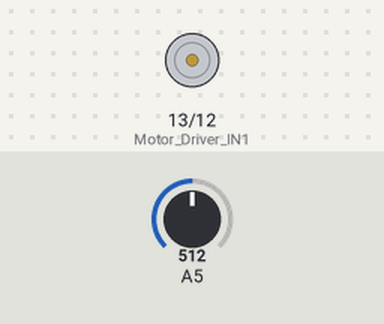
This sketch was run on a simulated Arduino Uno, built with avr-gcc and run on an emulated ATmega328P. On the bench: motor-driver pin pairs drawn as motors (green arrow = first pin HIGH = forward, orange = second pin HIGH = backward, longer = more drive). The inputs (shaded band) are chosen by the test bench; at power-on: A5 = 512. What the sketch prints to the serial monitor is not drawn.

Above: at 1.8 s.
1.9 s: A5 set to 851
4.5 s: A5 set to 880
At 5.7 s:
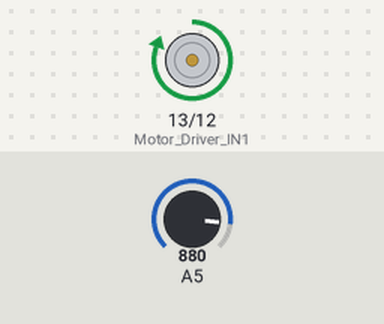
6.5 s: A5 set to 716
At 7.3 s:
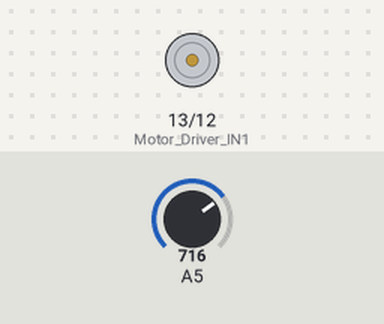
8.5 s: A5 set to 900
At 10.1 s:
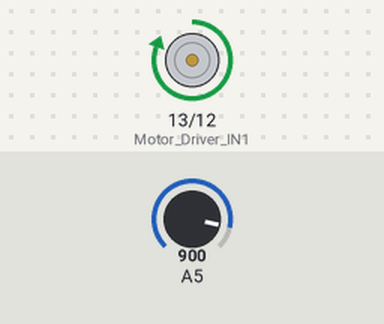
Timing chart, 0 to 11.5 s (numbered marks = the images above; inputs shaded):
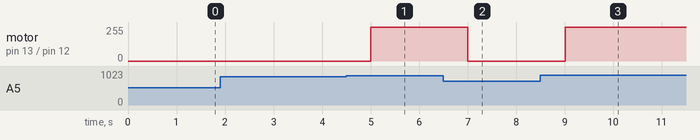

The sketch:

moisture_wheat.ino
```cpp
int soilMoistureValue = 0;
int percentage = 0;

void setup() {
  pinMode(12, OUTPUT);   // Motor Driver IN2
  pinMode(13, OUTPUT);   // Motor Driver IN1
  Serial.begin(9600);    // Serial for monitoring
}

void loop() {
  // Read raw value from moisture sensor
  soilMoistureValue = analogRead(A5);

  // Convert sensor value into percentage (100 = wet, 0 = dry)
  percentage = map(soilMoistureValue, 490, 1023, 100, 0);

  Serial.print("Soil Moisture (%): ");
  Serial.println(percentage);

  // Wheat-specific moisture thresholds
  if (percentage < 15) {
    Serial.println("Extremely Dry (<15%) - Pump ON");
    digitalWrite(13, HIGH);  // Pump ON
    digitalWrite(12, LOW);
  }
  else if (percentage >= 15 && percentage < 30) {
    Serial.println("Dry (15–30%) - Pump ON");
    digitalWrite(13, HIGH);  // Pump ON
    digitalWrite(12, LOW);
  }
  else if (percentage >= 30 && percentage <= 50) {
    Serial.println("Optimal (30–50%) - Pump OFF");
    digitalWrite(13, LOW);   // Pump OFF
    digitalWrite(12, LOW);
  }
  else if (percentage > 50) {
    Serial.println("Too Wet (>50%) - Pump OFF");
    digitalWrite(13, LOW);   // Pump OFF
    digitalWrite(12, LOW);
  }

  delay(1000); // Repeat every 1 second
}
```

Measured:
- the behaviour switches between 868 and 869 on A5 (found by bisection; images 0 and 1)
- after the input at 1.9 s, every drawn part: stays the same
- after the input at 4.5 s, motor on pin 13 (Motor_Driver_IN1) / pin 12 (Motor_Driver_IN2): stopped → forward 255/255 after 0.50 s
- after the input at 6.5 s, motor on pin 13 (Motor_Driver_IN1) / pin 12 (Motor_Driver_IN2): forward 255/255 → stopped after 0.51 s
- after the input at 8.5 s, motor on pin 13 (Motor_Driver_IN1) / pin 12 (Motor_Driver_IN2): stopped → forward 255/255 after 0.51 s
